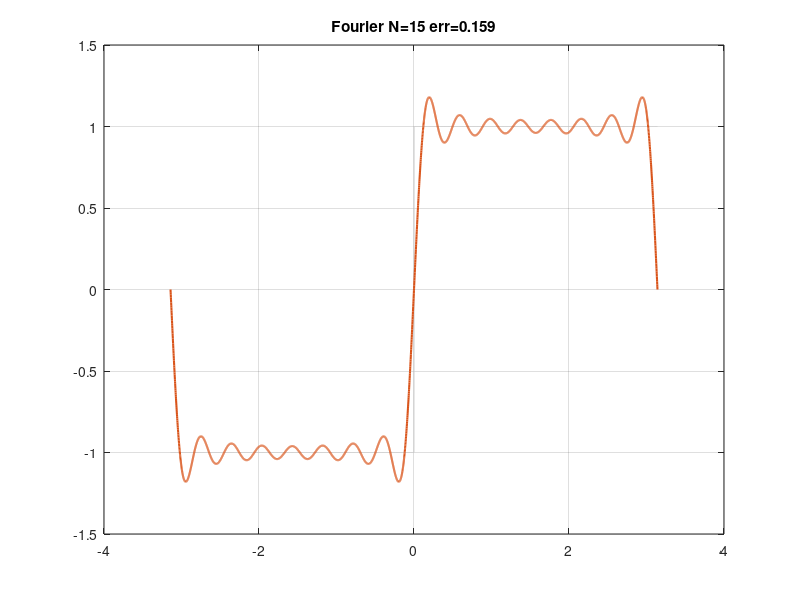

The MATLAB source for this figure:
function [err]=hilbert_space_fourier(N,type)
% HILBERT_SPACE_FOURIER L2 Fourier approximation, Parseval
if nargin<1, N=15; end; if nargin<2, type="square"; end
x=linspace(-pi,pi,4000); 
if type=="square", f=sign(sin(x));
elseif type=="saw", f=x/pi;
else f=double(abs(x)<0.5); end
S=zeros(size(x));
for k=1:N
 if strcmp(type,"square") && mod(k,2)==0, continue; end
 if strcmp(type,"square"), ck=4/pi/k; S+=ck*sin(k*x);
 elseif strcmp(type,"saw"), ck=2*(-1)^(k+1)/k; S+=ck*sin(k*x);
 else S+=sin(k*2*pi*x/ (2*pi))/k; end
end
err=sqrt(trapz(x,(f-S).^2)/(2*pi));
fprintf('N=%d L2 error=%.5f\n',N,err);
plot(x,f,'Color',[0.8 0.8 0.8]); hold on; plot(x,S,'LineWidth',1.5); hold off; grid on;
title(sprintf('Fourier N=%d err=%.3f',N,err));
end
